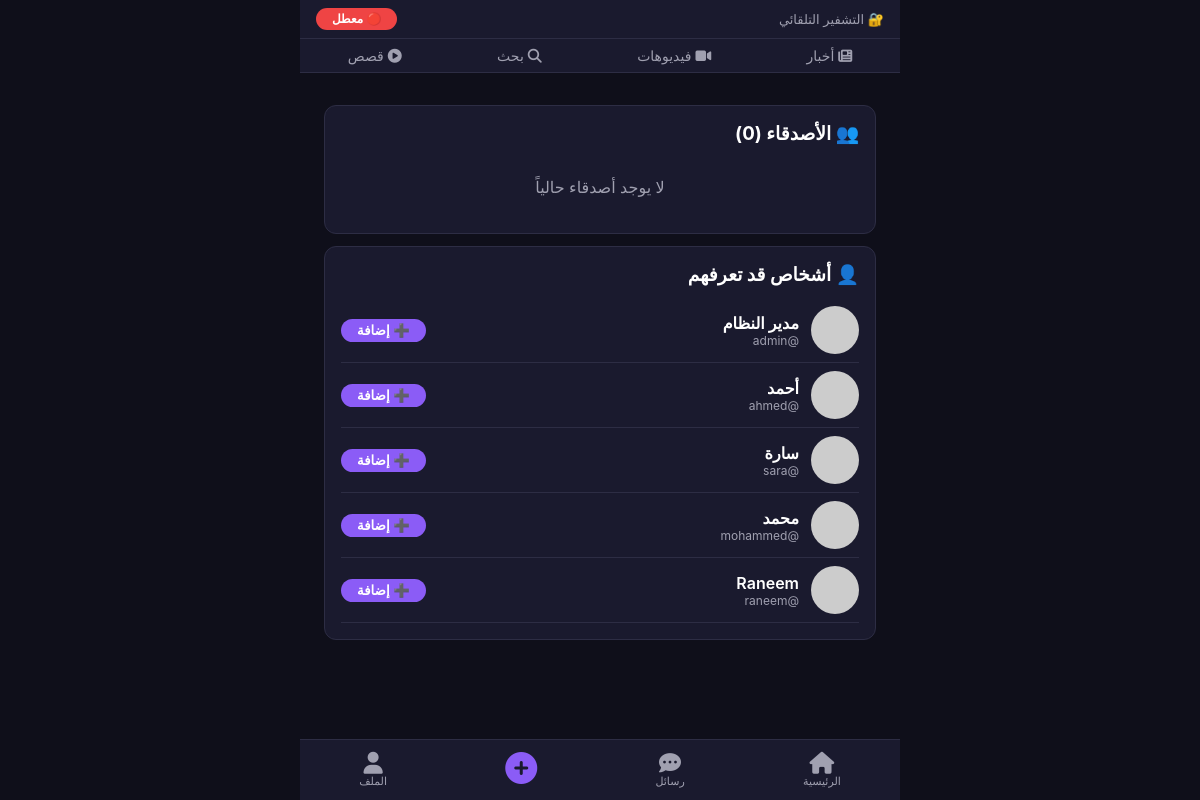
The app's page /friends/ (signed in) with its own data.
### models.py (models this page shows, shortened)
class User(UserMixin, db.Model):
    __tablename__ = 'users'
    id = db.Column(db.Integer, primary_key=True)
    is_super_admin = db.Column(db.Boolean, default=False)  # ✅ حساب المدير الرئيسي
    username = db.Column(db.String(80), unique=True, nullable=False)
    email = db.Column(db.String(120), unique=True, nullable=False)
    password = db.Column(db.String(200), nullable=False)
    full_name = db.Column(db.String(100), nullable=False)
    avatar = db.Column(db.String(200), default='https://i.pravatar.cc/150?img=1')
    online = db.Column(db.Boolean, default=False)
    is_admin = db.Column(db.Boolean, default=False)
    is_banned = db.Column(db.Boolean, default=False)
    verified = db.Column(db.Boolean, default=False)
    reset_token = db.Column(db.String(100), nullable=True)
    reset_token_expiry = db.Column(db.DateTime, nullable=True)
    encryption_enabled = db.Column(db.Boolean, default=False)
    created_at = db.Column(db.DateTime, default=datetime.utcnow)
    posts = db.relationship('Post', backref='author', lazy=True)
    def get_friends(self):
        friendships = Friendship.query.filter(
            ((Friendship.user_id == self.id) | (Friendship.friend_id == self.id)),
            Friendship.status == 'accepted'
        ).all()
        friend_ids = []
        for f in friendships:
            if f.user_id == self.id:
                friend_ids.append(f.friend_id)
            else:
                friend_ids.append(f.user_id)
        return User.query.filter(User.id.in_(friend_ids)).all() if friend_ids else []
    def get_pending_requests(self):
        return Friendship.query.filter(
            Friendship.friend_id == self.id,
            Friendship.status == 'pending'
        ).all()
    def get_friend_suggestions(self, limit=10):
        friends = self.get_friends()
        friend_ids = [f.id for f in friends] + [self.id]
        suggestions = User.query.filter(
            ~User.id.in_(friend_ids),
            User.id != self.id,
            User.is_banned == False
        ).limit(limit).all()
        return suggestions

### routes/friends.py (the view)
@friends_bp.route('/')
@login_required
def friends():
    friends_list = current_user.get_friends()
    pending_requests = current_user.get_pending_requests()
    suggestions = current_user.get_friend_suggestions(10)
    return render_template('friends.html',
                         user=current_user,
                         friends=friends_list,
                         pending=pending_requests,
                         suggestions=suggestions)

### app.py (called while the page is built)
@login_manager.user_loader
def load_user(user_id):
    return User.query.get(int(user_id))

### templates/friends.html (shortened to what this page needs)
{% extends "base.html" %}
{% block content %}
<div style="padding:12px;">
    <div style="background:#1A1A2E;border-radius:12px;padding:16px;border:1px solid #2D2D44;">
        <h3 style="margin-bottom:12px;">👥 الأصدقاء ({{ friends|length }})</h3>
        {% if friends %}
            {% for f in friends %}
            <div style="display:flex;align-items:center;gap:12px;padding:8px 0;border-bottom:1px solid #2D2D44;">
                <img src="{{ f.avatar }}" style="width:48px;height:48px;border-radius:50%;object-fit:cover;cursor:pointer;" onclick="window.location.href='{{ url_for('profile.view_profile', username=f.username) }}'">
                <div style="flex:1;cursor:pointer;" onclick="window.location.href='{{ url_for('profile.view_profile', username=f.username) }}'">
                    <div style="font-weight:600;">{{ f.full_name }}</div>
                    <div style="font-size:12px;color:#A0A0B0;">{{ f.online and '🟢 متصل' or '🔴 غير متصل' }}</div>
                </div>
                <div style="display:flex;gap:6px;">
                    <a href="{{ url_for('messages.chat', user_id=f.id) }}" style="padding:4px 16px;border-radius:20px;border:none;background:#8B5CF6;color:white;font-weight:600;cursor:pointer;text-decoration:none;">💬 رسالة</a>
                    <button onclick="removeFriend({{ f.id }})" style="padding:4px 16px;border-radius:20px;border:none;background:#EF4444;color:white;font-weight:600;cursor:pointer;">إزالة</button>
                </div>
            </div>
            {% endfor %}
        {% else %}
            <div style="text-align:center;padding:20px;color:#A0A0B0;">لا يوجد أصدقاء حالياً</div>
        {% endif %}
    </div>
    <div style="background:#1A1A2E;border-radius:12px;padding:16px;border:1px solid #2D2D44;margin-top:12px;">
        <h3 style="margin-bottom:12px;">👤 أشخاص قد تعرفهم</h3>
        {% if suggestions %}
            {% for s in suggestions %}
            <div style="display:flex;align-items:center;gap:12px;padding:8px 0;border-bottom:1px solid #2D2D44;">
                <img src="{{ s.avatar }}" style="width:48px;height:48px;border-radius:50%;object-fit:cover;cursor:pointer;" onclick="window.location.href='{{ url_for('profile.view_profile', username=s.username) }}'">
                <div style="flex:1;cursor:pointer;" onclick="window.location.href='{{ url_for('profile.view_profile', username=s.username) }}'">
                    <div style="font-weight:600;">{{ s.full_name }}</div>
                    <div style="font-size:12px;color:#A0A0B0;">@{{ s.username }}</div>
                </div>
                <button onclick="addFriend({{ s.id }})" style="padding:4px 16px;border-radius:20px;border:none;background:#8B5CF6;color:white;font-weight:600;cursor:pointer;">➕ إضافة</button>
            </div>
            {% endfor %}
        {% else %}
            <div style="text-align:center;padding:20px;color:#A0A0B0;">لا توجد اقتراحات حالياً</div>
        {% endif %}
    </div>
</div>
{% endblock %}

### templates/base.html (shortened to what this page needs)
<!DOCTYPE html>
<html lang="ar" dir="rtl">
<head>
    <link href="https://cdnjs.cloudflare.com/ajax/libs/font-awesome/6.5.1/css/all.min.css" rel="stylesheet">
</head>
<body>
    {% if user.is_authenticated %}
    <div class="encryption-bar">
        <span class="label">🔐 التشفير التلقائي</span>
        <button onclick="toggleEncryptionQuick()" id="encryptionToggleQuick" class="encryption-btn {% if user.encryption_enabled %}active{% else %}inactive{% endif %}">
            {% if user.encryption_enabled %}🟢 مفعل{% else %}🔴 معطل{% endif %}
        </button>
    </div>
    {% endif %}
    {% if user.is_authenticated %}
    <div class="top-nav">
        <a href="{{ url_for('pages.news_feed') }}">
            <i class="fas fa-newspaper"></i> أخبار
        </a>
        <a href="{{ url_for('videos.videos_page') }}">
            <i class="fas fa-video"></i> فيديوهات
        </a>
        <a href="{{ url_for('pages.search_advanced') }}">
            <i class="fas fa-search"></i> بحث
        </a>
        <a href="{{ url_for('pages.stories') }}">
            <i class="fas fa-circle-play"></i> قصص
        </a>
    </div>
    {% endif %}
    <div class="main-content">
        {% block content %}{% endblock %}
    </div>
    <nav class="bottom-nav">
        <a href="{{ url_for('pages.index') }}" class="{% if request.endpoint == 'pages.index' %}active{% endif %}">
            <i class="fas fa-home"></i> الرئيسية
        </a>
        <a href="{{ url_for('messages.messages') }}" class="{% if request.endpoint == 'messages.messages' %}active{% endif %}" style="position:relative;">
            <i class="fas fa-comment-dots"></i>
            رسائل
        </a>
        <a href="{{ url_for('pages.camera') }}" class="camera {% if request.endpoint == 'pages.camera' %}active{% endif %}">
            <i class="fas fa-plus-circle"></i>
        </a>
        <a href="{{ url_for('profile.profile') }}" class="{% if request.endpoint == 'profile.profile' %}active{% endif %}">
            <i class="fas fa-user"></i> الملف
        </a>
    </nav>
</body>
</html>

### templates/base.html (style rules this page uses)
* { margin:0;padding:0;box-sizing:border-box }
body { font-family:-apple-system,BlinkMacSystemFont,'Segoe UI',Roboto,Arial,sans-serif;background:#0F0F1A;color:#fff;direction:rtl;padding:0;max-width:600px;margin:0 auto;padding-bottom:80px }
.main-content { padding:12px; }
.bottom-nav { display:flex;justify-content:space-around;padding:8px 0;background:#1A1A2E;border-top:1px solid #2D2D44;position:fixed;bottom:0;left:0;right:0;max-width:600px;margin:0 auto;z-index:100 }
.bottom-nav a { color:#A0A0B0;text-decoration:none;display:flex;flex-direction:column;align-items:center;font-size:11px;transition:all 0.3s;padding:4px 8px }
.bottom-nav a i { font-size:22px }
.bottom-nav .camera i { font-size:32px;color:#8B5CF6 }
.encryption-bar { background:#1A1A2E;border-bottom:1px solid #2D2D44;padding:8px 16px;display:flex;justify-content:space-between;align-items:center;flex-wrap:wrap;gap:6px }
.encryption-bar .label { font-size:13px;color:#A0A0B0 }
.encryption-btn { padding:4px 16px;border-radius:12px;border:none;font-size:12px;font-weight:600;cursor:pointer;transition:all 0.3s;color:white }
.encryption-btn.inactive { background:#EF4444 }
.top-nav { display:flex;justify-content:space-around;background:#1A1A2E;padding:8px 0;border-bottom:1px solid #2D2D44;margin-bottom:8px;flex-wrap:wrap }
.top-nav a { color:#A0A0B0;text-decoration:none;font-size:14px;display:flex;align-items:center;gap:4px;transition:all 0.3s }

### records on screen
User: full_name "مدير النظام", username "admin"
User: full_name "أحمد", username "ahmed"
User: full_name "سارة", username "sara"
User: full_name "محمد", username "mohammed"
User: full_name "Raneem", username "raneem"

### other values on screen
{{ friends|length }} "0"
